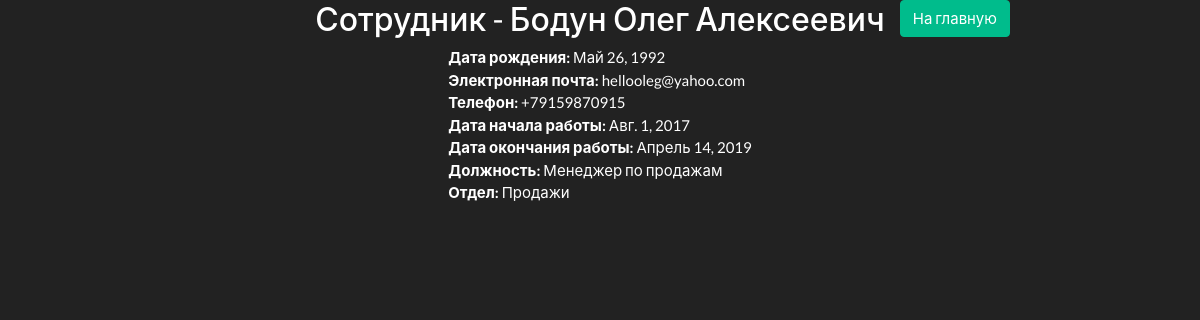
/employee/3, run on the app's committed database.
### main/models.py (models this page shows, shortened)
class Employee(models.Model):
    first_name = models.CharField(max_length=200, verbose_name='Имя')
    last_name = models.CharField(max_length=200, verbose_name='Фамилия')
    middle_name = models.CharField(max_length=200, verbose_name='Отчество')
    birthday = models.DateField(verbose_name='Дата рождения')
    email = models.EmailField(max_length=100, verbose_name='E-mail')
    phone = PhoneField()
    start_date = models.DateField(verbose_name='Дата начала работы')
    end_date = models.DateField(verbose_name='Дата окончания работы', blank=True, null=True)
    position = models.CharField(max_length=200, verbose_name='Должность')
    department = models.ForeignKey(Department, on_delete=models.CASCADE, verbose_name='Отдел')
    class Meta:
        verbose_name = 'Сотрудник'
        verbose_name_plural = 'Сотрудники'

class Department(models.Model):
    name = models.CharField(max_length=200, verbose_name='Отдел')
    class Meta:
        verbose_name = 'Отдел'
        verbose_name_plural = 'Отделы'
    def __str__(self):
        return str(self.name)

### main/views.py (the view)
# urls.py: path('employee/<pk>', EmployeeDetail.as_view(), name='employeedetail'),
class EmployeeDetail(DetailView):
    queryset = Employee.objects.all()
    template_name = 'employeedetail.html'
    def get_object(self):
        obj = super(EmployeeDetail, self).get_object()
        return obj

### templates/employeedetail.html (shortened to what this page needs)
{% load static %}
<!DOCTYPE html>
<html lang="en">
<head>
    <link rel="stylesheet" href="{% static 'css/bootstrap.min.css' %}">
    <link rel="stylesheet" href="{% static 'css/styles.css' %}">
</head>
<body>
    <div class="container">
        <div class="row">
            <div class="col"></div>
            <div class="col-">
                <h3>Сотрудник - {{ object.last_name }} {{ object.first_name }} {{ object.middle_name }}</h3>
            </div>
            <div class="col">
                <a href="{% url 'main:employeeslist' %}">
                    <button class="btn btn-success">На главную</button>
                </a>
            </div>
        </div>
        <div class="row">
            <div class="col"></div>
            <div class="col-">
                <div class="row detail-item"><b>Дата рождения: </b> {{ object.birthday }}</div>
                <div class="row detail-item"><b>Электронная почта: </b> {{ object.email }}</div>
                <div class="row detail-item"><b>Телефон: </b> {{ object.phone }}</div>
                <div class="row detail-item"><b>Дата начала работы: </b> {{ object.start_date }}</div>
                {% if object.end_date %}
                <div class="row detail-item"><b>Дата окончания работы: </b> {{ object.end_date }}</div>
                {% else %}
                <div class="row detail-item"><b>Дата окончания работы: </b> - </div>
                {% endif %}
                <div class="row detail-item"><b>Должность: </b> {{ object.position }}</div>
                <div class="row detail-item"><b>Отдел: </b> {{ object.department }}</div>
            </div>
            <div class="col"></div>
        </div>
    </div>
</body>

### static/css/styles.css (style rules this page uses)
.detail-item { white-space: pre; }

### data on the page
Employee: last_name "Бодун", first_name "Олег", middle_name "Алексеевич", birthday "Май 26, 1992", email "hellooleg@yahoo.com", phone "+79159870915", start_date "Авг. 1, 2017", end_date "Апрель 14, 2019", position "Менеджер по продажам", department "Продажи"
